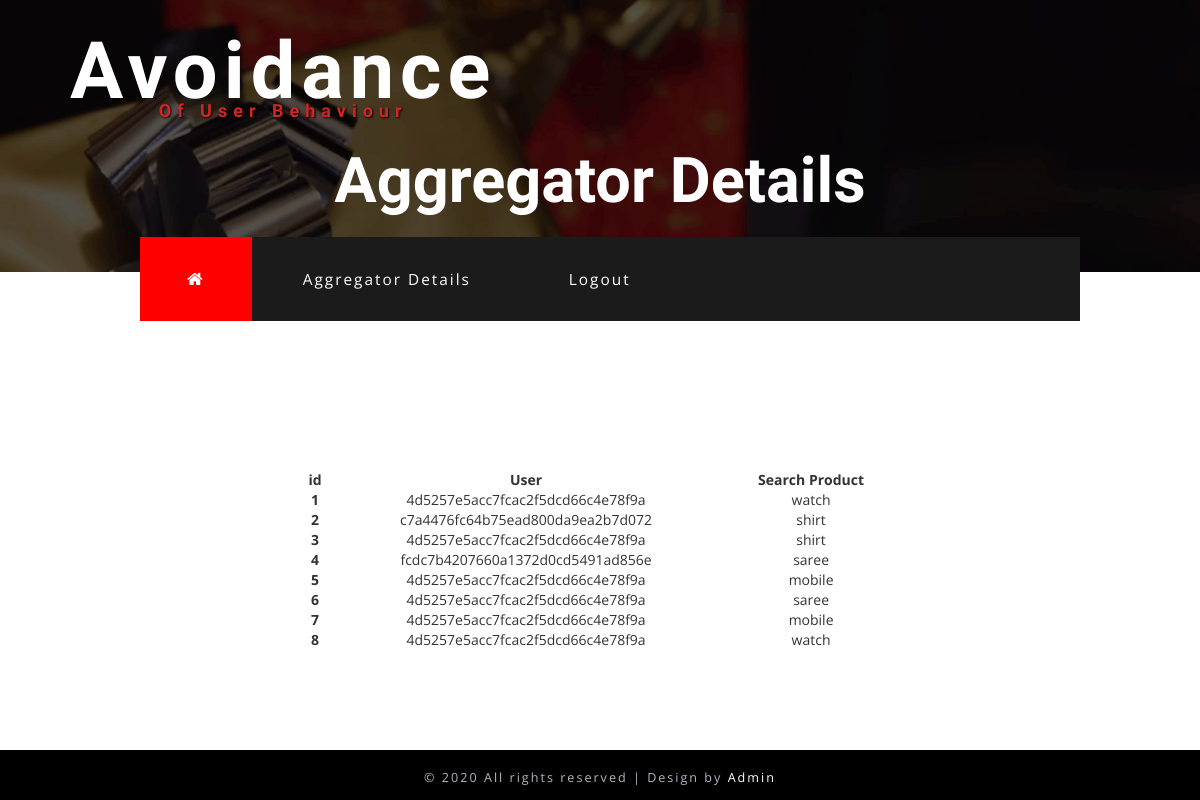
Page /aggregator_details.php on the committed database.
### tables this page shows
CREATE TABLE `search_count` (
  `id` int(11) NOT NULL,
  `uname` varchar(100) NOT NULL,
  `product` varchar(100) NOT NULL,
  `public_key` varchar(100) NOT NULL,
  `private_key` varchar(100) NOT NULL,
  `encrypted` varchar(100) NOT NULL,
  `status` varchar(100) NOT NULL
);

### aggregator_details.php (the view, shortened to what this page needs)
<?php
include("dbconnect.php");
extract($_POST);
$qry=mysqli_query($connect,"select * from search_count");
?>
<!DOCTYPE html>
<html lang="zxx">
<head>
<link href="css/bootstrap.css" rel="stylesheet" type="text/css" media="all" />
<link href="css/font-awesome.css" rel="stylesheet">
<link href="css/style.css" rel="stylesheet" type="text/css" media="all" />
</head>
<body>
<div class="banner_top" id="home">
	<div data-vide-bg ="video/gift-packs">
		<div class="center-container inner-container">
			<div class="w3_agile_header">
						<div class="w3_agileits_logo">
								<h1><a href="index.php">Avoidance<span>of User Behaviour</span></a></h1>
			  </div>
							<div class="w3_menu">
								<div class="top-nav">
								<nav class="navbar navbar-default">
									<div class="collapse navbar-collapse" id="bs-example-navbar-collapse-1">
										<ul class="nav navbar-nav">
											<li class="home-icon"><a href="aggregator_home.php"><span class="fa fa-home" aria-hidden="true"></span></a></li>
											<li><a href="aggregator_details.php">Aggregator Details</a></li>
											<li><a href="index.php">Logout</a></li>
										</ul>
									</div>
								</nav>
							</div>
						</div>
					<div class="clearfix"></div>
	      </div>
			<h2 class="inner-heading-agileits-w3layouts">Aggregator Details</h2>
      </div>
   </div>
</div>
		<form action="" method="post">
		  <p>&nbsp;</p>
		  <p>&nbsp;</p>
		  <p>&nbsp;</p>
		  <p>&nbsp;</p>
		  <h1 align="center" class="h1 style1" >&nbsp;</h1>
		  <table width="591" height="82" border="0" align="center">
            <tr>
              <th scope="row"><div align="center"><strong>id</strong></div></th>
              <td><div align="center"><strong>User</strong></div></td>
              <td><div align="center"><strong>Search Product </strong></div></td>
            </tr>
			<?php
			while($row=mysqli_fetch_array($qry))
			{
			?>
            <tr>
              <th scope="row"><div align="center"><?php echo $row['id'];?></div></th>
              <td><div align="center"><?php echo md5($row['uname']);?></div></td>
              <td><div align="center"><?php echo $row['product'];?></div></td>
            </tr>
			<?php
			}
			?>
          </table>
		  <p>&nbsp;</p>
		  <p>&nbsp;</p>
		  <p>&nbsp;</p>
		  <p>&nbsp;</p>
		  <p>&nbsp;</p>
		</form>
		<div class="copyright">
	           <p>© 2020  All rights reserved | Design by <a href="#">Admin</a></p>
        </div>
</body>
</html>

### css/style.css (style rules this page uses)
body { margin:0; padding:0; background:#fff; font-family: 'Open Sans', sans-serif; }
h1,h2,h3,h4,h5,h6 { margin:0; font-family: 'Tangerine', cursive; }
p { margin:0; }
ul { margin:0; padding:0; }
p,ul,ol { font-size:14px; }
input[type="submit"],a,.nbs-flexisel-nav-left,.nbs-flexisel-nav-right { transition:.5s ease-in; -webkit-transition:.5s ease-in; -moz-transition:.5s ease-in; -o-transition:.5s ease-in; -ms-transition:.5s ease-in; }
.center-container { padding: 2em 0 41em; background: rgba(0, 0, 0, 0.44); }
.w3_agile_header { padding: 2em 5em 0; }
.w3_agileits_logo { float: left; }
.w3_agileits_logo h1 a { font-size: 2.6em; color: #fff; display: block; line-height: 57px; text-decoration: none; text-transform: capitalize; font-weight: bold; font-family: 'Tangerine', cursive; letter-spacing: 6px; }
.w3_agileits_logo h1 a span { font-size: 18px; text-align: center; color: #d22626; display: block; position: relative; font-weight: bold; text-shadow: 1px 1px 2px #000; padding: 7px; line-height: 19px; }
.banner_top { position: relative; margin-bottom: 3.5em; }
.top-nav { position: absolute; margin: 1em 0 0 0; bottom: -3.5em; background: #1b1b1b; }
.navbar-default { border: none !important; background: none !important; margin: 0 !important; min-height: 0 !important; }
div#bs-example-navbar-collapse-1 { padding: 0; }
.top-nav ul { padding: 0; float: none; }
.top-nav ul li { display: inline-block; margin: 0 !important; float: none; }
span.fa-home { font-size: 1.1em; color: #FFFFFF; line-height: 1.3; }
.top-nav ul li a,.top-nav ul li form { color: #fff; font-size: 1.3em; letter-spacing: 2px; margin: 0; text-decoration: none; padding: 2em 5.2em; transition: 0.5s all; -webkit-transition: 0.5s all; -o-transition: 0.5s all; -moz-transition: 0.5s all; -ms-transition: 0.5s all; outline: none; }
.navbar-default .navbar-nav > li > a { color:#fff; }
.top-nav ul li.home-icon { margin-left: 0 !important; }
.top-nav ul li.home-icon a,.top-nav ul li.home-icon a:focus { background: #ff0000; outline:none; }
.inner-container { padding-bottom: 0em!important; }
h2.inner-heading-agileits-w3layouts { text-align: center; font-size: 5em; font-weight: bold; color: #fff; padding: 0.3em 0 0.9em; }
.copyright { padding: 1.3em 0 1em 0; text-align:center; background: #000; }
.copyright p { color: #b2b7bf; font-size: .9em; margin: 0; letter-spacing: 2px; }
.copyright p a { color: #ffffff; text-decoration:none; }
@media (max-width:1680px) { .top-nav ul li a,.top-nav ul li form { padding: 2em 4.3em; } }
@media (max-width:1680px) { .top-nav { left: 7em; } }
@media (max-width:1600px) { .top-nav ul li a,.top-nav ul li form { padding: 2em 4em; } }
@media (max-width:1600px) { .top-nav { left: 7.4em; } }
@media (max-width:1440px) { .top-nav ul li a, .top-nav ul li form { padding: 2em 3.4em; } }
@media (max-width:1440px) { .center-container { padding: 2em 0px 36em; } }
@media (max-width:1440px) { .top-nav { left: 7em; } }
@media (max-width:1366px) { .w3_agileits_logo h1 a { font-size: 2.2em; line-height: 45px; } }
@media (max-width:1366px) { .center-container { padding: 2em 0px 32em; } }
@media (max-width:1366px) { .top-nav ul li a, .top-nav ul li form { padding: 2.01em 3.06em; } }
@media (max-width:1366px) { h2.inner-heading-agileits-w3layouts { font-size: 4.5em; } }
@media (max-width:1280px) { .top-nav ul li a, .top-nav ul li form { font-size: 1.1em; } }
@media (max-width:1280px) { .top-nav { position: absolute; margin: 0em; bottom: -3.5em; left: 10em; width: 78.32%!important; } }
@media (max-width:1280px) { .center-container { padding: 1.5em 0px 29em; } }

### rows in the picture
search_count: id "1", uname "4d5257e5acc7fcac2f5dcd66c4e78f9a", product "watch"
search_count: id "2", uname "c7a4476fc64b75ead800da9ea2b7d072", product "shirt"
search_count: id "3", uname "4d5257e5acc7fcac2f5dcd66c4e78f9a", product "shirt"
search_count: id "4", uname "fcdc7b4207660a1372d0cd5491ad856e", product "saree"
search_count: id "5", uname "4d5257e5acc7fcac2f5dcd66c4e78f9a", product "mobile"
search_count: id "6", uname "4d5257e5acc7fcac2f5dcd66c4e78f9a", product "saree"
search_count: id "7", uname "4d5257e5acc7fcac2f5dcd66c4e78f9a", product "mobile"
search_count: id "8", uname "4d5257e5acc7fcac2f5dcd66c4e78f9a", product "watch"
